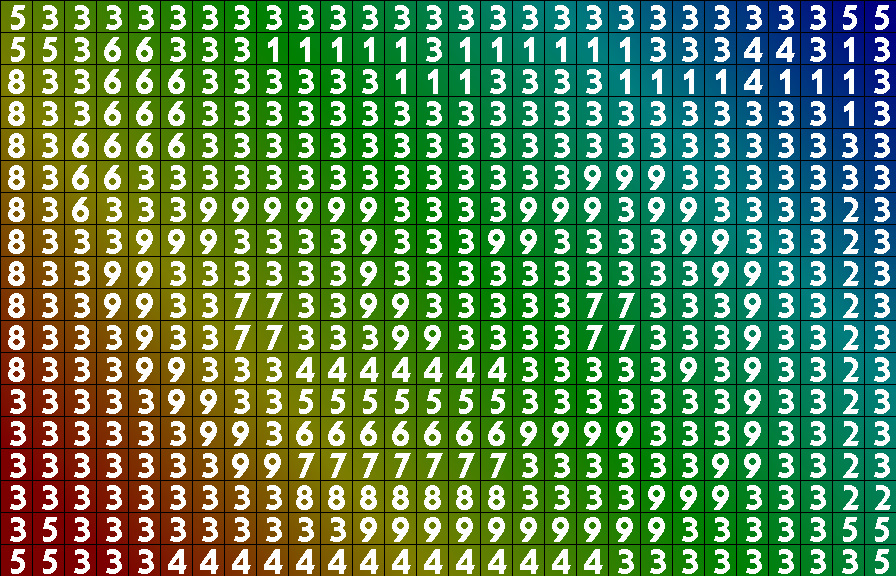

The image is a tile-based game level rendered from a .tmx file. Its description and source (layers, tilesets, objects; grid data summarised) follow:
An orthogonal 28x18 tile map with 32x32 px tiles, 1 tile layer (Layer), 1 image layer and 6 objects (spawn, polygon, polyline, ellipse, CollisionWallTest).

<map version="1.0" orientation="orthogonal" renderorder="right-down" width="28" height="18" tilewidth="32" tileheight="32" backgroundcolor="#ffff7f" nextobjectid="9">
 <properties>
  <property name="json" value="jansson" />
  <property name="xml" value="libxml2" />
 </properties>
 <tileset firstgid="1" name="base" tilewidth="32" tileheight="32" spacing="1" tilecount="9" columns="3">
  <image source="numbers.png" width="100" height="100" />
  <tile id="0">
   <properties>
    <property name="number" value="1" />
   </properties>
   <objectgroup draworder="index">
    <object id="0" x="11.75" y="4.75" width="10.25" height="25.25" />
   </objectgroup>
  </tile>
  <tile id="1">
   <properties>
    <property name="number" value="2" />
   </properties>
  </tile>
  <tile id="2">
   <properties>
    <property name="number" value="3" />
   </properties>
  </tile>
  <tile id="6">
   <animation>
    <frame tileid="0" duration="3000" />
    <frame tileid="1" duration="3000" />
    <frame tileid="2" duration="3000" />
    <frame tileid="3" duration="3000" />
    <frame tileid="4" duration="3000" />
    <frame tileid="5" duration="3000" />
    <frame tileid="6" duration="3000" />
   </animation>
  </tile>
 </tileset>
 <imagelayer name="Image">
  <image source="bg.png" width="896" height="576" />
  <properties>
   <property name="alt" value="rainbow" />
  </properties>
 </imagelayer>
 <layer name="Layer" width="28" height="18">
  <data>[504 cells, 504 non-empty, 9 distinct tile ids]</data>
 </layer>
 <objectgroup color="#aa0000" name="Objects">
  <object id="1" name="square" type="spawn" x="128" y="128" width="192" height="192" rotation="22.5" />
  <object id="2" name="polygon" x="492" y="325">
   <polygon points="20,-5 -44,-197 180,-229" />
  </object>
  <object id="3" name="polyline" x="174" y="477">
   <polyline points="-14,3 50,-61 114,3 178,-61 242,3 306,-61 370,3" />
  </object>
  <object id="4" name="ellipse" x="672" y="352" width="160" height="160">
   <ellipse />
  </object>
 </objectgroup>
 <objectgroup name="Collision">
  <object id="8" name="CollisionWallTest" x="576" y="320" width="64" height="32" />
 </objectgroup>
</map>
